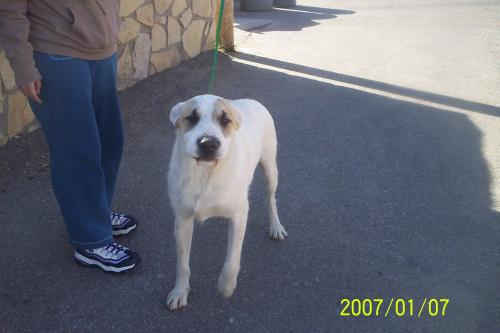
#> input picture cat and dog practice/kagglecatsanddogs_3367a/PetImages/Dog/10318.jpg, 500 x 333 px
$ jupyter execute 'classification cat and dog.ipynb'
#> lines starting #> are read from the running program, lines starting #| are printed output that depends on the picture
[cell 1]
import numpy as np  #array operations
import matplotlib.pyplot as plt #to plot image
import os  #to iterate through directories and
import cv2  #image operations

DATADIR = "./kagglecatsanddogs_3367a/PetImages"
CATEGORIES = ["Dog", "Cat"]

for category in CATEGORIES:
    path = os.path.join(DATADIR, category) #path to cats or dogs directory
    for img in os.listdir(path):
        img_array = cv2.imread(os.path.join(path, img), cv2.IMREAD_GRAYSCALE)
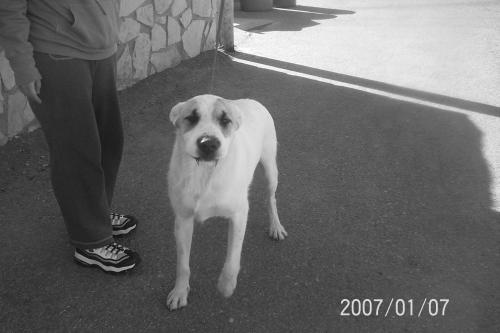
#> img_array: shape (333, 500); min 4, max 255, mean 105.5
        plt.imshow(img_array, cmap="gray")
        plt.show()
        break
    break

[cell 2]
print(img_array)
#> (printed output is left out)

[cell 3]
new_array = cv2.resize(img_array, (100, 100))
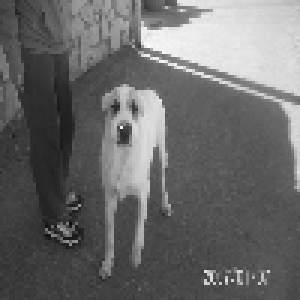
#> new_array: shape (100, 100) (shown 3 times larger); min 14, max 255, mean 105.3
plt.imshow(new_array, cmap="gray")
plt.show()

[cell 4]
training_data = []

def create_training_data():
    for category in CATEGORIES:
        path = os.path.join(DATADIR, category) #path to cats or dogs directory
        class_num = CATEGORIES.index(category)
        for img in os.listdir(path):
            try:
                img_array = cv2.imread(os.path.join(path, img), cv2.IMREAD_GRAYSCALE)
                new_array = cv2.resize(img_array, (100, 100))
                training_data.append([new_array, class_num])
            except Exception as e:
                pass
#> pass 2 of the loop in create_training_data, `for category in CATEGORIES:`:
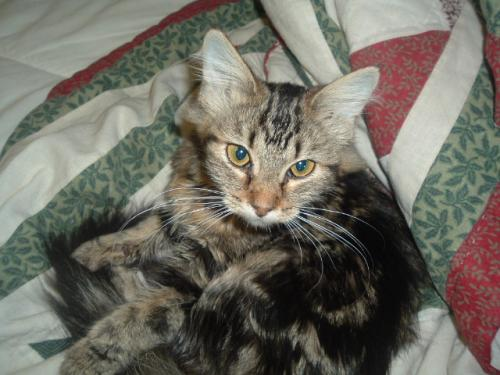
#> input picture cat and dog practice/kagglecatsanddogs_3367a/PetImages/Cat/10172.jpg, 500 x 375 px
#> in create_training_data, `img_array = cv2.imread(os.path.join(path, img), cv2.IMREAD_GRAYSCALE)`:
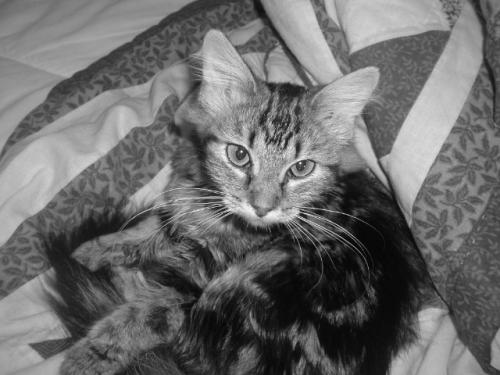
#> img_array: shape (375, 500); min 0, max 247, mean 107.3
#> in create_training_data, `new_array = cv2.resize(img_array, (100, 100))`:
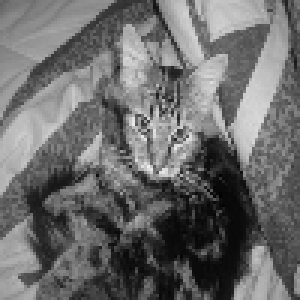
#> new_array: shape (100, 100) (shown 3 times larger); min 1, max 238, mean 107.3

create_training_data()

[cell 5]
print(len(training_data))
#| 2

[cell 6]
import random

random.shuffle(training_data)

[cell 7]
for sample in training_data[:10]:
    plt.imshow(sample[0])
    plt.show()
    print(sample[1])
#> this loop made 2 passes
#| 0
#| 1

[cell 8]
X = []
y = []

[cell 9]
for feature, label in training_data:
    X.append(feature)
    y.append(label)
#> this loop made 2 passes
#> label on passes 1 to 2: 0, 1
#> after the loop, X = 2 items; y = [0, 1]

plt.imshow(X[1])
plt.show()
# neural network input has to be a numpy array
# -1: means how many features we have, we set it to accept any number
# 100, 100: shape of our image
# 1: means our picture is in greyscale, thus there is only one variable (should be 3 for colored picture)
X = np.array(X).reshape(-1, 100, 100, 1)
